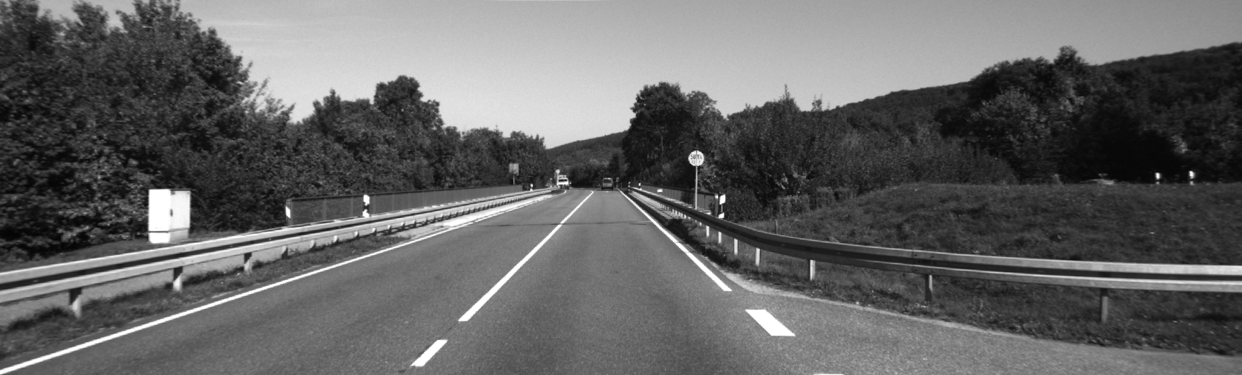
//> input picture out_01_gray.png, 1242 x 375 px; its folder holds only this picture in this run
$ ./edge_detection_alg out_01_gray.png   (built with g++ and OpenCV 4)
//> lines starting //> are read from the running program, lines starting //| are printed output that depends on the picture; after the words box and inside, x2 and y2 are one past the last pixel; in counts of white or black regions, pixels touching at a corner belong together
#include <opencv2/opencv.hpp>
#include <algorithm>
#include <cctype>
#include <iostream>
#include <string>

static int oddAtLeast(int v, int minv) {
    v = std::max(v, minv);
    return (v % 2) ? v : v + 1;
}

static std::string lower(std::string s) {
//> further down, color is the input picture: 375 rows x 1242 cols, CV_8UC3; min 4, max 255, mean 100.5
    std::transform(s.begin(), s.end(), s.begin(),
                   [](unsigned char c) { return static_cast<char>(std::tolower(c)); });
    return s;
}

static cv::Mat denoiseImage(const cv::Mat& gray, const std::string& type, int k, double sigma) {
//> called with type = "gaussian", k = 5, sigma = 1.2
    cv::Mat out;
    int kOdd = oddAtLeast(k, 3);

    if (type == "none") {
        return gray.clone();
    } else if (type == "median") {
        cv::medianBlur(gray, out, kOdd);
    } else if (type == "bilateral") {
        int d = std::max(1, k); // diameter
        cv::bilateralFilter(gray, out, d, sigma, sigma);
    } else { // gaussian (default)
        cv::GaussianBlur(gray, out, cv::Size(kOdd, kOdd), sigma, sigma);
    }
    return out;
}

static cv::Mat sobelGradient8U(const cv::Mat& input, const std::string& mode, int ksize) {
//> called with mode = "magnitude", ksize = 3
    if (!(ksize == 1 || ksize == 3 || ksize == 5 || ksize == 7)) {
        ksize = 3;
    }

    cv::Mat gx, gy, g32, g8;
    cv::Sobel(input, gx, CV_32F, 1, 0, ksize);
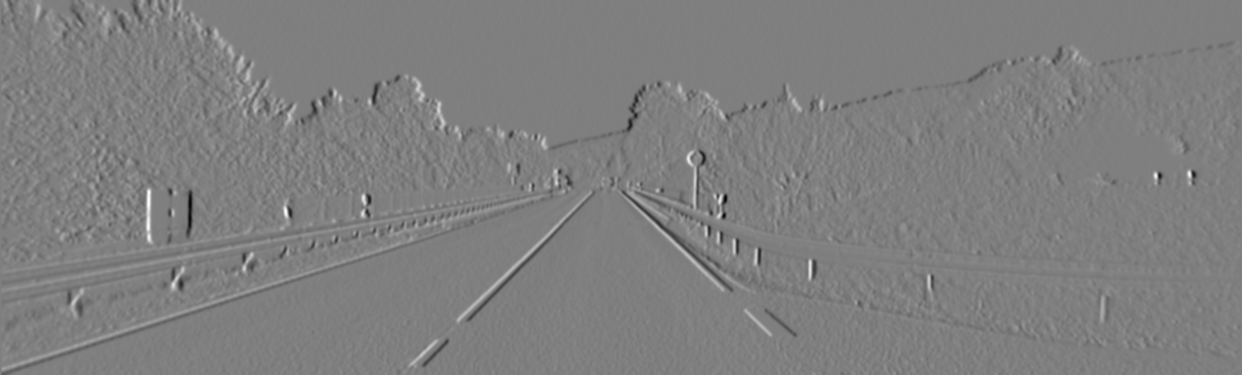
//> gx: 375 rows x 1242 cols, CV_32FC1; min -486, max 487, mean 0; drawn with min black and max white
    cv::Sobel(input, gy, CV_32F, 0, 1, ksize);
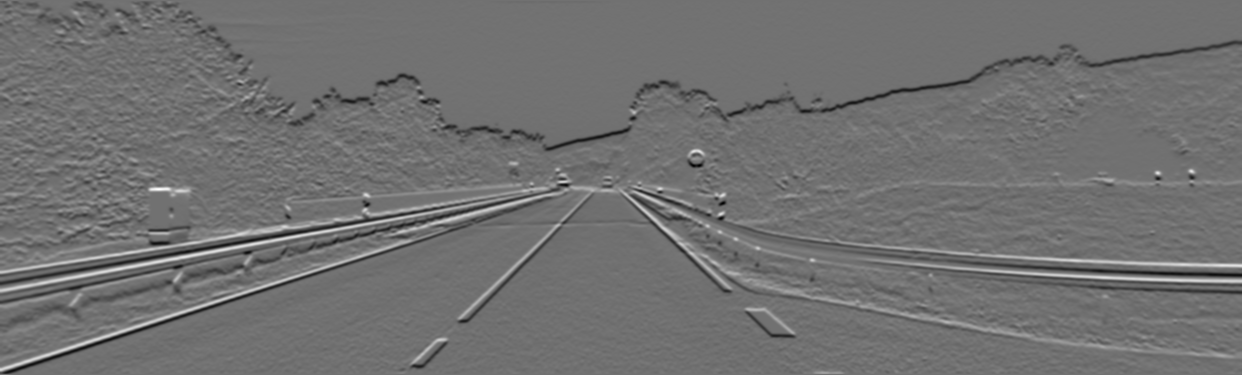
//> gy: 375 rows x 1242 cols, CV_32FC1; min -416, max 521, mean -1.1; drawn with min black and max white

    if (mode == "x") {
        cv::absdiff(gx, cv::Scalar::all(0), g32);
    } else if (mode == "y") {
        cv::absdiff(gy, cv::Scalar::all(0), g32);
    } else { // magnitude (default)
        cv::magnitude(gx, gy, g32);
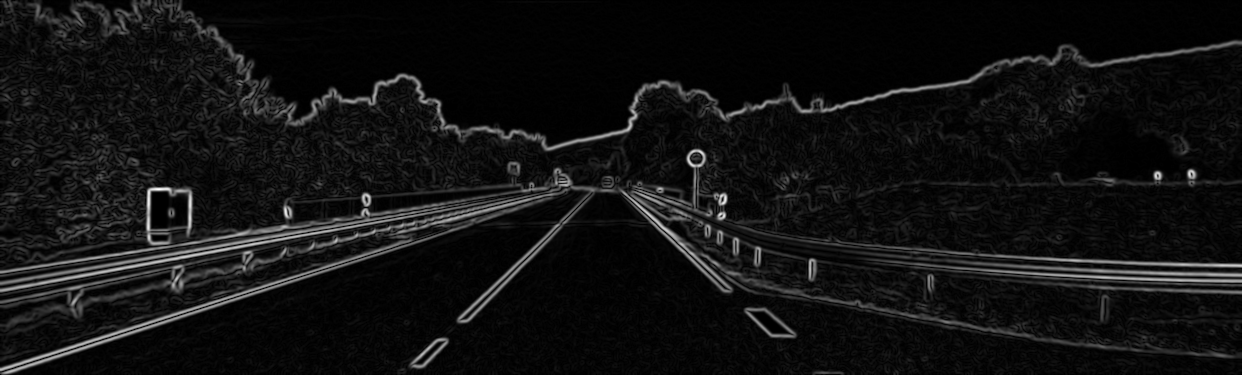
//> g32: 375 rows x 1242 cols, CV_32FC1; min 0, max 521, mean 36.6; drawn with min black and max white
    }

    cv::normalize(g32, g8, 0, 255, cv::NORM_MINMAX, CV_8U);
    return g8;
}

static cv::Mat thresholdEdges(const cv::Mat& grad8,
                              const std::string& tmode,
                              double th,
                              bool invert,
                              int block,
                              double C) {
//> called with tmode = "fixed", th = 80, invert = false, block = 11, C = 2
    cv::Mat edges;
    int type = invert ? cv::THRESH_BINARY_INV : cv::THRESH_BINARY;

    if (tmode == "otsu") {
        cv::threshold(grad8, edges, 0, 255, type | cv::THRESH_OTSU);
    } else if (tmode == "adaptive") {
        cv::adaptiveThreshold(
            grad8, edges, 255,
            cv::ADAPTIVE_THRESH_GAUSSIAN_C,
            type,
            oddAtLeast(block, 3),
            C
        );
    } else { // fixed (default)
        cv::threshold(grad8, edges, th, 255, type);
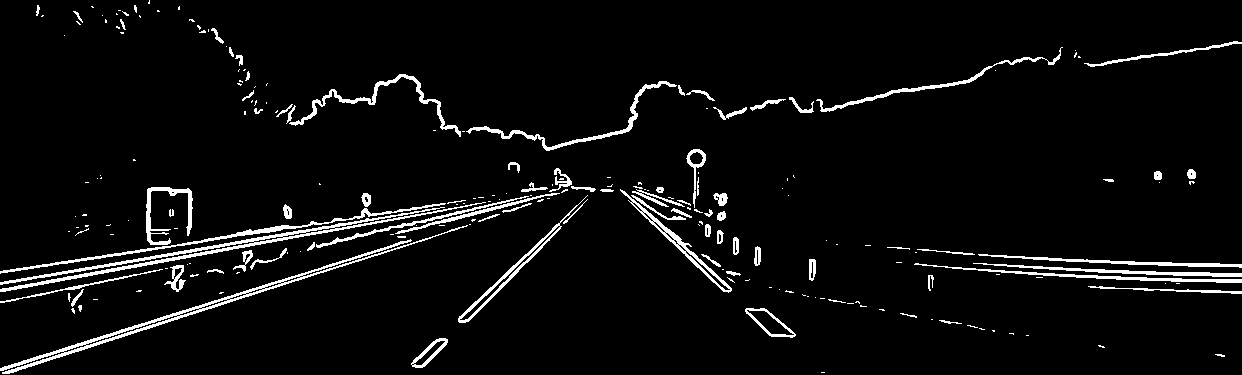
//> edges: 375 rows x 1242 cols, CV_8UC1; 4.7% white; 217 white regions (137 under 20 px), largest, box (x1, y1, x2, y2) and area: (0, 202, 486, 292) 2699, (0, 225, 468, 374) 2500, (0, 203, 446, 274) 1292
    }

    return edges;
}

static void saveStep(const std::string& prefix, int idx, const std::string& name, const cv::Mat& img) {
    cv::imwrite(cv::format("%s_%02d_%s.png", prefix.c_str(), idx, name.c_str()), img);
}

int main(int argc, char** argv) {
    const char* keys =
        "{help h||Show help}"
        "{@input|street_scene.png|Input image path}"
        "{out|out|Output prefix}"
        "{denoise|gaussian|none, gaussian, median, bilateral}"
        "{k|5|Kernel size (odd for gaussian/median; diameter for bilateral)}"
        "{sigma|1.2|Sigma for gaussian or bilateral}"
        "{sobel|3|Sobel kernel size: 1,3,5,7}"
        "{smode|magnitude|Sobel output: magnitude, x, y}"
        "{tmode|fixed|Threshold mode: fixed, otsu, adaptive}"
        "{th|80|Fixed threshold value}"
        "{block|11|Adaptive block size (odd)}"
        "{c|2|Adaptive C}"
        "{invert|0|Invert threshold: 0 or 1}";

    cv::CommandLineParser p(argc, argv, keys);

    if (p.has("help")) {
        p.printMessage();
        return 0;
    }
    if (!p.check()) {
        p.printErrors();
        return 1;
    }

    std::string input  = p.get<std::string>(0);
    std::string out    = p.get<std::string>("out");
    std::string dType  = lower(p.get<std::string>("denoise"));
    std::string sMode  = lower(p.get<std::string>("smode"));
    std::string tMode  = lower(p.get<std::string>("tmode"));
    int k              = p.get<int>("k");
    double sigma       = p.get<double>("sigma");
    int sobelK         = p.get<int>("sobel");
    double th          = p.get<double>("th");
    int block          = p.get<int>("block");
    double C           = p.get<double>("c");
    bool invert        = (p.get<int>("invert") != 0);

    cv::Mat color = cv::imread(input, cv::IMREAD_COLOR);
    if (color.empty()) {
        std::cerr << "Error: cannot open image: " << input << "\n";
        return 1;
    }

    // 1) Grayscale
    cv::Mat gray;
    cv::cvtColor(color, gray, cv::COLOR_BGR2GRAY);

    // 2) Low-pass denoising
    cv::Mat denoised = denoiseImage(gray, dType, k, sigma);

    // 3) Gradient (Sobel)
    cv::Mat gradient = sobelGradient8U(denoised, sMode, sobelK);

    // 4) Gradient thresholding
    cv::Mat edges = thresholdEdges(gradient, tMode, th, invert, block, C);

    saveStep(out, 1, "gray", gray);
    saveStep(out, 2, "denoised", denoised);
    saveStep(out, 3, "gradient", gradient);
    saveStep(out, 4, "edges", edges);

    std::cout << "Saved:\n"
              << "  " << out << "_01_gray.png\n"
              << "  " << out << "_02_denoised.png\n"
              << "  " << out << "_03_gradient.png\n"
              << "  " << out << "_04_edges.png\n";

    return 0;
}
